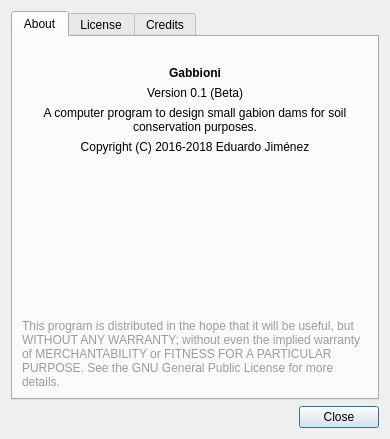
<?xml version="1.0" encoding="UTF-8"?>
<ui version="4.0">
 <class>AboutDialog</class>
 <widget class="QDialog" name="AboutDialog">
  <property name="geometry">
   <rect>
    <x>0</x>
    <y>0</y>
    <width>390</width>
    <height>439</height>
   </rect>
  </property>
  <property name="windowTitle">
   <string>About</string>
  </property>
  <property name="windowIcon">
   <iconset resource="resources.qrc">
    <normaloff>:/icons/32x32/help-contents.png</normaloff>:/icons/32x32/help-contents.png</iconset>
  </property>
  <layout class="QVBoxLayout" name="verticalLayout_3">
   <item>
    <widget class="QTabWidget" name="tabWidget">
     <property name="currentIndex">
      <number>0</number>
     </property>
     <widget class="QWidget" name="tab">
      <attribute name="title">
       <string>About</string>
      </attribute>
      <layout class="QVBoxLayout" name="verticalLayout">
       <item>
        <widget class="QLabel" name="label">
         <property name="text">
          <string>&lt;html&gt;&lt;head/&gt;&lt;body&gt;&lt;p&gt;&lt;img src=&quot;://icons/64x64/blockdevice.png&quot;/&gt;&lt;/p&gt;&lt;/body&gt;&lt;/html&gt;</string>
         </property>
         <property name="alignment">
          <set>Qt::AlignCenter</set>
         </property>
        </widget>
       </item>
       <item>
        <widget class="QLabel" name="label_2">
         <property name="text">
          <string>&lt;html&gt;&lt;head/&gt;&lt;body&gt;&lt;p&gt;&lt;span style=&quot; font-weight:600;&quot;&gt;Gabbioni&lt;/span&gt;&lt;/p&gt;&lt;/body&gt;&lt;/html&gt;</string>
         </property>
         <property name="alignment">
          <set>Qt::AlignCenter</set>
         </property>
        </widget>
       </item>
       <item>
        <widget class="QLabel" name="labelVersion">
         <property name="text">
          <string>Version 0.1 (Beta)</string>
         </property>
         <property name="alignment">
          <set>Qt::AlignCenter</set>
         </property>
        </widget>
       </item>
       <item>
        <widget class="QLabel" name="label_3">
         <property name="text">
          <string>A computer program to design small gabion dams for soil conservation purposes.</string>
         </property>
         <property name="alignment">
          <set>Qt::AlignCenter</set>
         </property>
         <property name="wordWrap">
          <bool>true</bool>
         </property>
        </widget>
       </item>
       <item>
        <widget class="QLabel" name="label_4">
         <property name="text">
          <string>Copyright (C) 2016-2018 Eduardo Jiménez</string>
         </property>
         <property name="alignment">
          <set>Qt::AlignCenter</set>
         </property>
        </widget>
       </item>
       <item>
        <spacer name="verticalSpacer">
         <property name="orientation">
          <enum>Qt::Vertical</enum>
         </property>
         <property name="sizeHint" stdset="0">
          <size>
           <width>20</width>
           <height>50</height>
          </size>
         </property>
        </spacer>
       </item>
       <item>
        <widget class="QLabel" name="label_5">
         <property name="text">
          <string>&lt;html&gt;&lt;head/&gt;&lt;body&gt;&lt;p&gt;&lt;span style=&quot; color:#9b9b9b;&quot;&gt;This program is distributed in the hope that it will be useful, but WITHOUT ANY WARRANTY; without even the implied warranty of MERCHANTABILITY or FITNESS FOR A PARTICULAR PURPOSE.  See the GNU General Public License for more details.&lt;/span&gt;&lt;/p&gt;&lt;/body&gt;&lt;/html&gt;</string>
         </property>
         <property name="wordWrap">
          <bool>true</bool>
         </property>
        </widget>
       </item>
      </layout>
     </widget>
     <widget class="QWidget" name="tab_2">
      <attribute name="title">
       <string>License</string>
      </attribute>
      <layout class="QVBoxLayout" name="verticalLayout_4">
       <item>
        <widget class="QPlainTextEdit" name="plainTextEdit">
         <property name="readOnly">
          <bool>true</bool>
         </property>
         <property name="plainText">
          <string>                    GNU GENERAL PUBLIC LICENSE
                       Version 2, June 1991

 Copyright (C) 1989, 1991 Free Software Foundation, Inc.,
 51 Franklin Street, Fifth Floor, Boston, MA 02110-1301 USA
 Everyone is permitted to copy and distribute verbatim copies
 of this license document, but changing it is not allowed.

                            Preamble

  The licenses for most software are designed to take away your
freedom to share and change it.  By contrast, the GNU General Public
License is intended to guarantee your freedom to share and change free
software--to make sure the software is free for all its users.  This
General Public License applies to most of the Free Software
Foundation's software and to any other program whose authors commit to
using it.  (Some other Free Software Foundation software is covered by
the GNU Lesser General Public License instead.)  You can apply it to
your programs, too.

  When we speak of free software, we are referring to freedom, not
price.  Our General Public Licenses are designed to make sure that you
have the freedom to distribute copies of free software (and charge for
this service if you wish), that you receive source code or can get it
if you want it, that you can change the software or use pieces of it
in new free programs; and that you know you can do these things.

  To protect your rights, we need to make restrictions that forbid
anyone to deny you these rights or to ask you to surrender the rights.
These restrictions translate to certain responsibilities for you if you
distribute copies of the software, or if you modify it.

  For example, if you distribute copies of such a program, whether
gratis or for a fee, you must give the recipients all the rights that
you have.  You must make sure that they, too, receive or can get the
source code.  And you must show them these terms so they know their
rights.

  We protect your rights with two steps: (1) copyright the software, and
(2) offer you this license which gives you legal permission to copy,
distribute and/or modify the software.

  Also, for each author's protection and ours, we want to make certain
that everyone understands that there is no warranty for this free
software.  If the software is modified by someone else and passed on, we
want its recipients to know that what they have is not the original, so
that any problems introduced by others will not reflect on the original
authors' reputations.

  Finally, any free program is threatened constantly by software
patents.  We wish to avoid the danger that redistributors of a free
program will individually obtain patent licenses, in effect making the
program proprietary.  To prevent this, we have made it clear that any
patent must be licensed for everyone's free use or not licensed at all.

  The precise terms and conditions for copying, distribution and
modification follow.

                    GNU GENERAL PUBLIC LICENSE
   TERMS AND CONDITIONS FOR COPYING, DISTRIBUTION AND MODIFICATION

  0. This License applies to any program or other work which contains
a notice placed by the copyright holder saying it may be distributed
under the terms of this General Public License.  The &quot;Program&quot;, below,
refers to any such program or work, and a &quot;work based on the Program&quot;
means either the Program or any derivative work under copyright law:
that is to say, a work containing the Program or a portion of it,
either verbatim or with modifications and/or translated into another
language.  (Hereinafter, translation is included without limitation in
the term &quot;modification&quot;.)  Each licensee is addressed as &quot;you&quot;.

Activities other than copying, distribution and modification are not
covered by this License; they are outside its scope.  The act of
running the Program is not restricted, and the output from the Program
is covered only if its contents constitute a work based on the
Program (independent of having been made by running the Program).
Whether that is true depends on what the Program does.

  1. You may copy and distribute verbatim copies of the Program's
source code as you receive it, in any medium, provided that you
conspicuously and appropriately publish on each copy an appropriate
copyright notice and disclaimer of warranty; keep intact all the
notices that refer to this License and to the absence of any warranty;
and give any other recipients of the Program a copy of this License
along with the Program.

You may charge a fee for the physical act of transferring a copy, and
you may at your option offer warranty protection in exchange for a fee.

  2. You may modify your copy or copies of the Program or any portion
of it, thus forming a work based on the Program, and copy and
distribute such modifications or work under the terms of Section 1
above, provided that you also meet all of these conditions:

    a) You must cause the modified files to carry prominent notices
    stating that you changed the files and the date of any change.

    b) You must cause any work that you distribute or publish, that in
    whole or in part contains or is derived from the Program or any
    part thereof, to be licensed as a whole at no charge to all third
    parties under the terms of this License.

    c) If the modified program normally reads commands interactively
    when run, you must cause it, when started running for such
    interactive use in the most ordinary way, to print or display an
    announcement including an appropriate copyright notice and a
    notice that there is no warranty (or else, saying that you provide
    a warranty) and that users may redistribute the program under
    these conditions, and telling the user how to view a copy of this
    License.  (Exception: if the Program itself is interactive but
    does not normally print such an announcement, your work based on
    the Program is not required to print an announcement.)

These requirements apply to the modified work as a whole.  If
identifiable sections of that work are not derived from the Program,
and can be reasonably considered independent and separate works in
themselves, then this License, and its terms, do not apply to those
sections when you distribute them as separate works.  But when you
distribute the same sections as part of a whole which is a work based
on the Program, the distribution of the whole must be on the terms of
this License, whose permissions for other licensees extend to the
entire whole, and thus to each and every part regardless of who wrote it.

Thus, it is not the intent of this section to claim rights or contest
your rights to work written entirely by you; rather, the intent is to
exercise the right to control the distribution of derivative or
collective works based on the Program.

In addition, mere aggregation of another work not based on the Program
with the Program (or with a work based on the Program) on a volume of
a storage or distribution medium does not bring the other work under
the scope of this License.

  3. You may copy and distribute the Program (or a work based on it,
under Section 2) in object code or executable form under the terms of
Sections 1 and 2 above provided that you also do one of the following:

    a) Accompany it with the complete corresponding machine-readable
    source code, which must be distributed under the terms of Sections
    1 and 2 above on a medium customarily used for software interchange; or,

    b) Accompany it with a written offer, valid for at least three
    years, to give any third party, for a charge no more than your
    cost of physically performing source distribution, a complete
    machine-readable copy of the corresponding source code, to be
    distributed under the terms of Sections 1 and 2 above on a medium
    customarily used for software interchange; or,

    c) Accompany it with the information you received as to the offer
    to distribute corresponding source code.  (This alternative is
    allowed only for noncommercial distribution and only if you
    received the program in object code or executable form with such
    an offer, in accord with Subsection b above.)

The source code for a work means the preferred form of the work for
making modifications to it.  For an executable work, complete source
code means all the source code for all modules it contains, plus any
associated interface definition files, plus the scripts used to
control compilation and installation of the executable.  However, as a
special exception, the source code distributed need not include
anything that is normally distributed (in either source or binary
form) with the major components (compiler, kernel, and so on) of the
operating system on which the executable runs, unless that component
itself accompanies the executable.

If distribution of executable or object code is made by offering
access to copy from a designated place, then offering equivalent
access to copy the source code from the same place counts as
distribution of the source code, even though third parties are not
compelled to copy the source along with the object code.

  4. You may not copy, modify, sublicense, or distribute the Program
except as expressly provided under this License.  Any attempt
otherwise to copy, modify, sublicense or distribute the Program is
void, and will automatically terminate your rights under this License.
However, parties who have received copies, or rights, from you under
this License will not have their licenses terminated so long as such
parties remain in full compliance.

  5. You are not required to accept this License, since you have not
signed it.  However, nothing else grants you permission to modify or
distribute the Program or its derivative works.  These actions are
prohibited by law if you do not accept this License.  Therefore, by
modifying or distributing the Program (or any work based on the
Program), you indicate your acceptance of this License to do so, and
all its terms and conditions for copying, distributing or modifying
the Program or works based on it.

  6. Each time you redistribute the Program (or any work based on the
Program), the recipient automatically receives a license from the
original licensor to copy, distribute or modify the Program subject to
these terms and conditions.  You may not impose any further
restrictions on the recipients' exercise of the rights granted herein.
You are not responsible for enforcing compliance by third parties to
this License.

  7. If, as a consequence of a court judgment or allegation of patent
infringement or for any other reason (not limited to patent issues),
conditions are imposed on you (whether by court order, agreement or
otherwise) that contradict the conditions of this License, they do not
excuse you from the conditions of this License.  If you cannot
distribute so as to satisfy simultaneously your obligations under this
License and any other pertinent obligations, then as a consequence you
may not distribute the Program at all.  For example, if a patent
license would not permit royalty-free redistribution of the Program by
all those who receive copies directly or indirectly through you, then
the only way you could satisfy both it and this License would be to
refrain entirely from distribution of the Program.

If any portion of this section is held invalid or unenforceable under
any particular circumstance, the balance of the section is intended to
apply and the section as a whole is intended to apply in other
circumstances.

It is not the purpose of this section to induce you to infringe any
patents or other property right claims or to contest validity of any
such claims; this section has the sole purpose of protecting the
integrity of the free software distribution system, which is
implemented by public license practices.  Many people have made
generous contributions to the wide range of software distributed
through that system in reliance on consistent application of that
system; it is up to the author/donor to decide if he or she is willing
to distribute software through any other system and a licensee cannot
impose that choice.

This section is intended to make thoroughly clear what is believed to
be a consequence of the rest of this License.

  8. If the distribution and/or use of the Program is restricted in
certain countries either by patents or by copyrighted interfaces, the
original copyright holder who places the Program under this License
may add an explicit geographical distribution limitation excluding
those countries, so that distribution is permitted only in or among
countries not thus excluded.  In such case, this License incorporates
the limitation as if written in the body of this License.

  9. The Free Software Foundation may publish revised and/or new versions
of the General Public License from time to time.  Such new versions will
be similar in spirit to the present version, but may differ in detail to
address new problems or concerns.

Each version is given a distinguishing version number.  If the Program
specifies a version number of this License which applies to it and &quot;any
later version&quot;, you have the option of following the terms and conditions
either of that version or of any later version published by the Free
Software Foundation.  If the Program does not specify a version number of
this License, you may choose any version ever published by the Free Software
Foundation.

  10. If you wish to incorporate parts of the Program into other free
programs whose distribution conditions are different, write to the author
to ask for permission.  For software which is copyrighted by the Free
Software Foundation, write to the Free Software Foundation; we sometimes
make exceptions for this.  Our decision will be guided by the two goals
of preserving the free status of all derivatives of our free software and
of promoting the sharing and reuse of software generally.

                            NO WARRANTY

  11. BECAUSE THE PROGRAM IS LICENSED FREE OF CHARGE, THERE IS NO WARRANTY
FOR THE PROGRAM, TO THE EXTENT PERMITTED BY APPLICABLE LAW.  EXCEPT WHEN
OTHERWISE STATED IN WRITING THE COPYRIGHT HOLDERS AND/OR OTHER PARTIES
PROVIDE THE PROGRAM &quot;AS IS&quot; WITHOUT WARRANTY OF ANY KIND, EITHER EXPRESSED
OR IMPLIED, INCLUDING, BUT NOT LIMITED TO, THE IMPLIED WARRANTIES OF
MERCHANTABILITY AND FITNESS FOR A PARTICULAR PURPOSE.  THE ENTIRE RISK AS
TO THE QUALITY AND PERFORMANCE OF THE PROGRAM IS WITH YOU.  SHOULD THE
PROGRAM PROVE DEFECTIVE, YOU ASSUME THE COST OF ALL NECESSARY SERVICING,
REPAIR OR CORRECTION.

  12. IN NO EVENT UNLESS REQUIRED BY APPLICABLE LAW OR AGREED TO IN WRITING
WILL ANY COPYRIGHT HOLDER, OR ANY OTHER PARTY WHO MAY MODIFY AND/OR
REDISTRIBUTE THE PROGRAM AS PERMITTED ABOVE, BE LIABLE TO YOU FOR DAMAGES,
INCLUDING ANY GENERAL, SPECIAL, INCIDENTAL OR CONSEQUENTIAL DAMAGES ARISING
OUT OF THE USE OR INABILITY TO USE THE PROGRAM (INCLUDING BUT NOT LIMITED
TO LOSS OF DATA OR DATA BEING RENDERED INACCURATE OR LOSSES SUSTAINED BY
YOU OR THIRD PARTIES OR A FAILURE OF THE PROGRAM TO OPERATE WITH ANY OTHER
PROGRAMS), EVEN IF SUCH HOLDER OR OTHER PARTY HAS BEEN ADVISED OF THE
POSSIBILITY OF SUCH DAMAGES.

                     END OF TERMS AND CONDITIONS

            How to Apply These Terms to Your New Programs

  If you develop a new program, and you want it to be of the greatest
possible use to the public, the best way to achieve this is to make it
free software which everyone can redistribute and change under these terms.

  To do so, attach the following notices to the program.  It is safest
to attach them to the start of each source file to most effectively
convey the exclusion of warranty; and each file should have at least
the &quot;copyright&quot; line and a pointer to where the full notice is found.

    &lt;one line to give the program's name and a brief idea of what it does.&gt;
    Copyright (C) &lt;year&gt;  &lt;name of author&gt;

    This program is free software; you can redistribute it and/or modify
    it under the terms of the GNU General Public License as published by
    the Free Software Foundation; either version 2 of the License, or
    (at your option) any later version.

    This program is distributed in the hope that it will be useful,
    but WITHOUT ANY WARRANTY; without even the implied warranty of
    MERCHANTABILITY or FITNESS FOR A PARTICULAR PURPOSE.  See the
    GNU General Public License for more details.

    You should have received a copy of the GNU General Public License along
    with this program; if not, write to the Free Software Foundation, Inc.,
    51 Franklin Street, Fifth Floor, Boston, MA 02110-1301 USA.

Also add information on how to contact you by electronic and paper mail.

If the program is interactive, make it output a short notice like this
when it starts in an interactive mode:

    Gnomovision version 69, Copyright (C) year name of author
    Gnomovision comes with ABSOLUTELY NO WARRANTY; for details type `show w'.
    This is free software, and you are welcome to redistribute it
    under certain conditions; type `show c' for details.

The hypothetical commands `show w' and `show c' should show the appropriate
parts of the General Public License.  Of course, the commands you use may
be called something other than `show w' and `show c'; they could even be
mouse-clicks or menu items--whatever suits your program.

You should also get your employer (if you work as a programmer) or your
school, if any, to sign a &quot;copyright disclaimer&quot; for the program, if
necessary.  Here is a sample; alter the names:

  Yoyodyne, Inc., hereby disclaims all copyright interest in the program
  `Gnomovision' (which makes passes at compilers) written by James Hacker.

  &lt;signature of Ty Coon&gt;, 1 April 1989
  Ty Coon, President of Vice

This General Public License does not permit incorporating your program into
proprietary programs.  If your program is a subroutine library, you may
consider it more useful to permit linking proprietary applications with the
library.  If this is what you want to do, use the GNU Lesser General
Public License instead of this License.
</string>
         </property>
        </widget>
       </item>
      </layout>
     </widget>
     <widget class="QWidget" name="tab_3">
      <attribute name="title">
       <string>Credits</string>
      </attribute>
      <layout class="QVBoxLayout" name="verticalLayout_5">
       <item>
        <widget class="QLabel" name="label_8">
         <property name="text">
          <string>&lt;html&gt;&lt;head/&gt;&lt;body&gt;&lt;p&gt;&lt;span style=&quot; font-weight:600;&quot;&gt;Programming:&lt;/span&gt;&lt;/p&gt;&lt;/body&gt;&lt;/html&gt;</string>
         </property>
         <property name="alignment">
          <set>Qt::AlignCenter</set>
         </property>
        </widget>
       </item>
       <item>
        <widget class="QLabel" name="label_9">
         <property name="text">
          <string>Eduardo Jiménez Hernández</string>
         </property>
         <property name="alignment">
          <set>Qt::AlignCenter</set>
         </property>
        </widget>
       </item>
       <item>
        <spacer name="verticalSpacer_2">
         <property name="orientation">
          <enum>Qt::Vertical</enum>
         </property>
         <property name="sizeHint" stdset="0">
          <size>
           <width>20</width>
           <height>156</height>
          </size>
         </property>
        </spacer>
       </item>
       <item>
        <widget class="QLabel" name="label_10">
         <property name="text">
          <string>&lt;html&gt;&lt;head/&gt;&lt;body&gt;&lt;p&gt;&lt;span style=&quot; font-weight:600;&quot;&gt;Icons:&lt;/span&gt;&lt;/p&gt;&lt;/body&gt;&lt;/html&gt;</string>
         </property>
         <property name="alignment">
          <set>Qt::AlignCenter</set>
         </property>
        </widget>
       </item>
       <item>
        <widget class="QLabel" name="label_11">
         <property name="text">
          <string>Open Icon Library</string>
         </property>
         <property name="alignment">
          <set>Qt::AlignCenter</set>
         </property>
        </widget>
       </item>
       <item>
        <widget class="QLabel" name="label_6">
         <property name="text">
          <string>This program is Free Software. It was developed using Qt5 libraries.</string>
         </property>
         <property name="alignment">
          <set>Qt::AlignCenter</set>
         </property>
         <property name="wordWrap">
          <bool>true</bool>
         </property>
        </widget>
       </item>
      </layout>
     </widget>
    </widget>
   </item>
   <item>
    <widget class="QDialogButtonBox" name="buttonBox">
     <property name="standardButtons">
      <set>QDialogButtonBox::Close</set>
     </property>
    </widget>
   </item>
  </layout>
 </widget>
 <resources>
  <include location="resources.qrc"/>
 </resources>
 <connections>
  <connection>
   <sender>buttonBox</sender>
   <signal>rejected()</signal>
   <receiver>AboutDialog</receiver>
   <slot>reject()</slot>
   <hints>
    <hint type="sourcelabel">
     <x>199</x>
     <y>349</y>
    </hint>
    <hint type="destinationlabel">
     <x>199</x>
     <y>184</y>
    </hint>
   </hints>
  </connection>
 </connections>
</ui>
